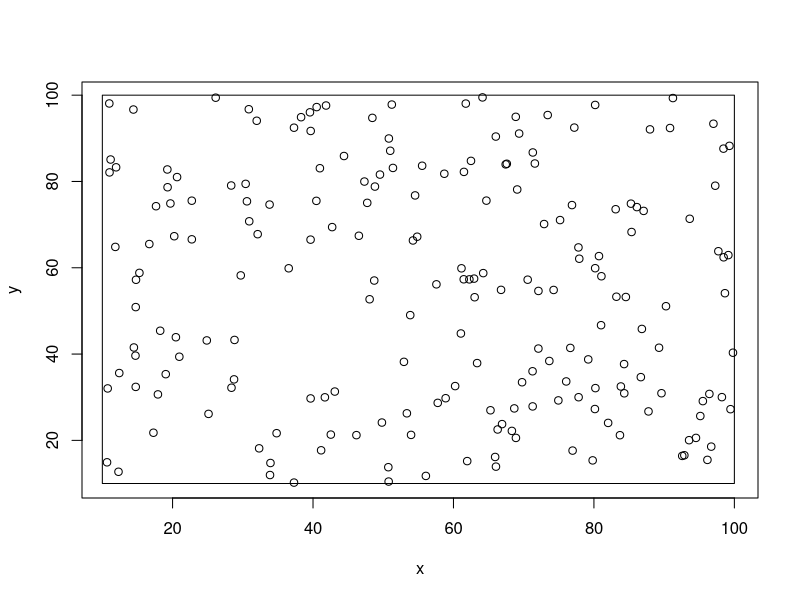
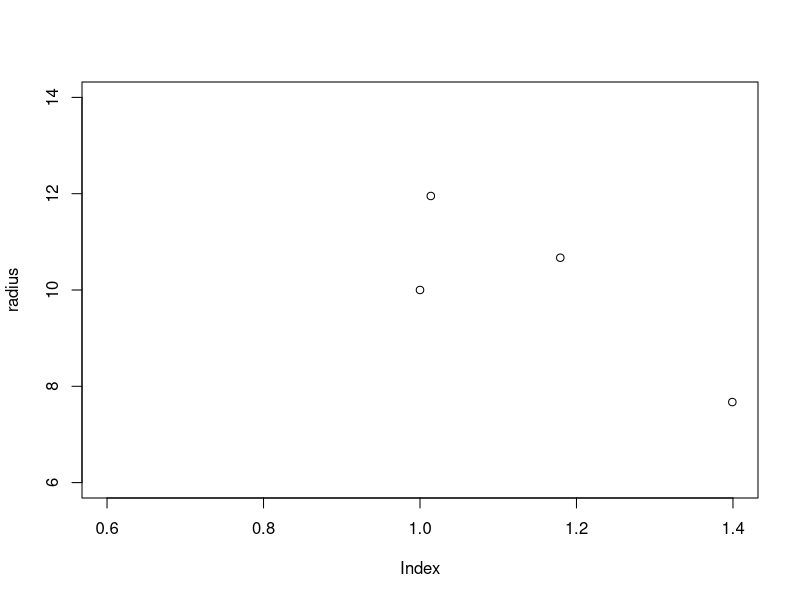
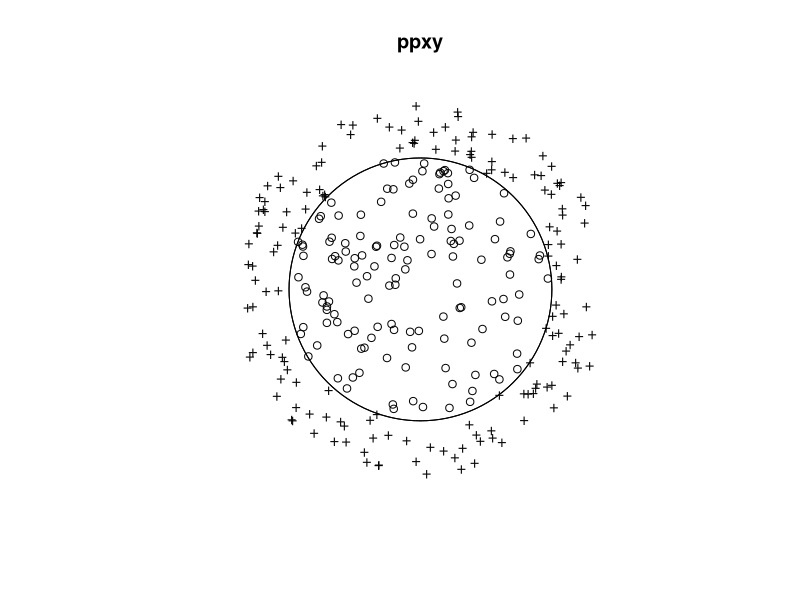
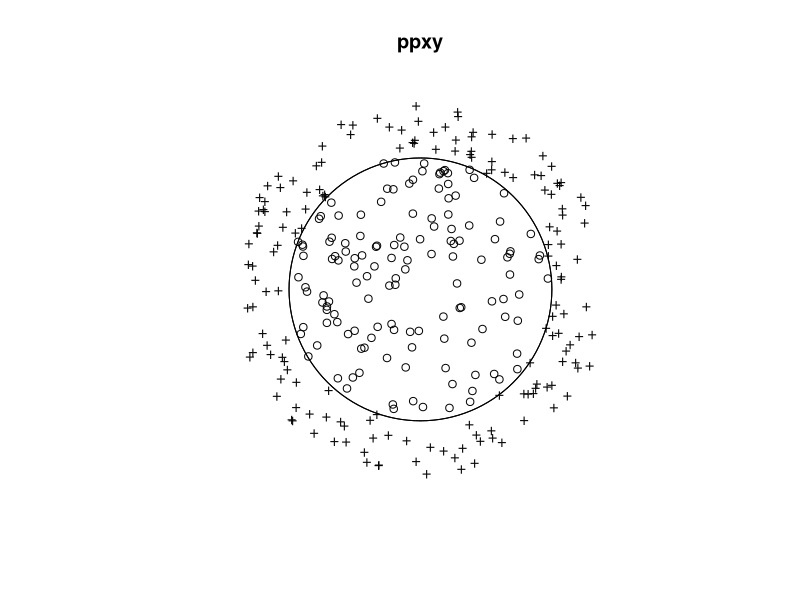
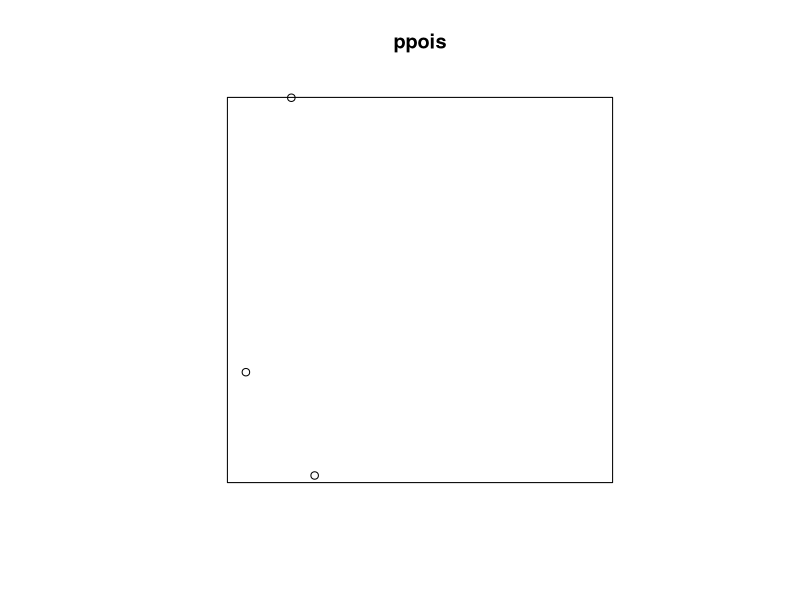

These charts were generated, in order, by the following R code:

# The number of points to create
n <- 200

# Set the range
xmin <- 10
xmax <- 100
ymin <- 10
ymax <- 100

# Sample from a Uniform distribution
x <- runif(200, 10, 100)
x
y <- runif(200, 10,100)
y

# See pre-defined variables
ls.str()


# Plot points and a rectangle

mapxy <- function(a = NA){
  plot(x, y, asp = a)
  rect(xmin, ymin, xmax, ymax)
}

mapxy()


# Load the spatstat package
library(spatstat)


# Create this many points, in a circle of this radius
n_points <- 300
radius <- 10

# Generate uniform random numbers up to radius-squared
r_squared <- runif(300, 2, 200)
angle <- runif(n_points, 0, 200*pi)

# Take the square root of the values to get a uniform spatial distribution
x <- sqrt(r_squared) * cos(angle)
y <- sqrt (r_squared)* sin(angle)


plot(radius) + points(x, y)


# Some variables have been pre-defined
ls.str()

# Set coordinates and window
ppxy <- ppp(x =x, y =y, window = disc(radius))

ppxy

# Test the point pattern
qt <- plot(ppxy)

# Inspect the results
plot(ppxy)
print(ppxy)

# Create a disc of radius 10
disc10 <- 10

# Compute the rate as count divided by area
lambda <- 500/ area(disc(10))

# Create a point pattern object
ppois <- rpoispp(lambda , window = disc10)

# Plot the Poisson point pattern
plot(ppois)
